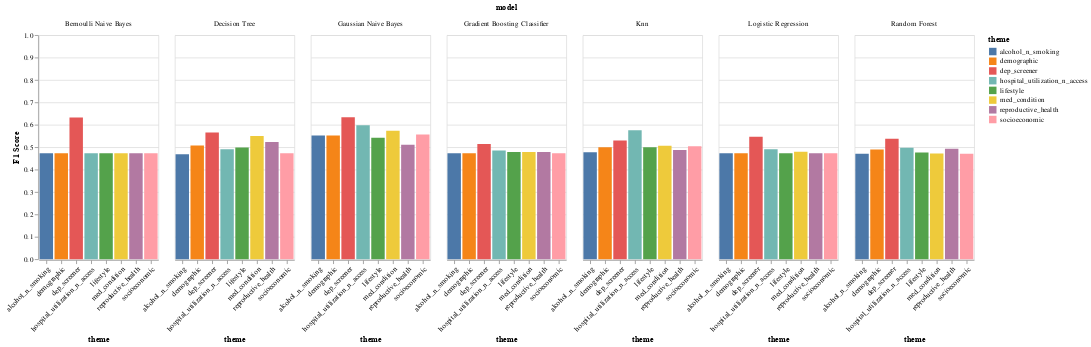

This figure's notebook cell:
### Code cell
by_theme_f1

### Figure 1 — Vega-Lite specification as saved in the notebook (floating-point values rounded to 4 significant figures)
{"config": {"view": {"continuousWidth": 400, "continuousHeight": 300}}, "data": {"name": "data-5e80e590d8b6b2cc2a412d959c4f21cb"}, "facet": {"field": "model", "type": "nominal"}, "spec": {"mark": "bar", "encoding": {"color": {"field": "theme", "type": "nominal"}, "x": {"axis": {"labelAngle": -45}, "field": "theme", "title": "theme", "type": "nominal"}, "y": {"field": "f1-score", "scale": {"domain": [0, 1]}, "title": "F1 Score", "type": "quantitative"}}}, "$schema": "https://vega.github.io/schema/vega-lite/v4.17.0.json", "datasets": {"data-5e80e590d8b6b2cc2a412d959c4f21cb": [{"model": "Bernoulli Naive Bayes", "grouping": "Macro Avg", "precision": 0.6145, "recall": 0.6752, "f1-score": 0.6324, "support": 1549.0, "accuracy": 0.827, "theme": "dep_screener"}, {"model": "Gaussian Naive Bayes", "grouping": "Macro Avg", "precision": 0.6186, "recall": 0.6605, "f1-score": 0.6337, "support": 1549.0, "accuracy": 0.8405, "theme": "dep_screener"}, {"model": "Decision Tree", "grouping": "Macro Avg", "precision": 0.5868, "recall": 0.5559, "f1-score": 0.5651, "support": 1549.0, "accuracy": 0.8677, "theme": "dep_screener"}, {"model": "Logistic Regression", "grouping": "Macro Avg", "precision": 0.6856, "recall": 0.5383, "f1-score": 0.5464, "support": 1549.0, "accuracy": 0.8961, "theme": "dep_screener"}, {"model": "Random Forest", "grouping": "Macro Avg", "precision": 0.6323, "recall": 0.5326, "f1-score": 0.5376, "support": 1549.0, "accuracy": 0.8909, "theme": "dep_screener"}, {"model": "Knn", "grouping": "Macro Avg", "precision": 0.641, "recall": 0.5281, "f1-score": 0.53, "support": 1549.0, "accuracy": 0.8928, "theme": "dep_screener"}, {"model": "Gradient Boosting Classifier", "grouping": "Macro Avg", "precision": 0.7198, "recall": 0.5199, "f1-score": 0.5137, "support": 1549.0, "accuracy": 0.898, "theme": "dep_screener"}, {"model": "Gaussian Naive Bayes", "grouping": "Macro Avg", "precision": 0.5858, "recall": 0.6502, "f1-score": 0.5976, "support": 1549.0, "accuracy": 0.7921, "theme": "hospital_utilization_n_access"}, {"model": "Knn", "grouping": "Macro Avg", "precision": 0.6928, "recall": 0.5578, "f1-score": 0.5756, "support": 1549.0, "accuracy": 0.8961, "theme": "hospital_utilization_n_access"}, {"model": "Random Forest", "grouping": "Macro Avg", "precision": 0.6997, "recall": 0.5111, "f1-score": 0.4968, "support": 1549.0, "accuracy": 0.8974, "theme": "hospital_utilization_n_access"}, {"model": "Decision Tree", "grouping": "Macro Avg", "precision": 0.6637, "recall": 0.508, "f1-score": 0.4908, "support": 1549.0, "accuracy": 0.8967, "theme": "hospital_utilization_n_access"}, {"model": "Logistic Regression", "grouping": "Macro Avg", "precision": 0.6369, "recall": 0.5076, "f1-score": 0.4905, "support": 1549.0, "accuracy": 0.8961, "theme": "hospital_utilization_n_access"}, {"model": "Gradient Boosting Classifier", "grouping": "Macro Avg", "precision": 0.7826, "recall": 0.5059, "f1-score": 0.4854, "support": 1549.0, "accuracy": 0.898, "theme": "hospital_utilization_n_access"}, {"model": "Bernoulli Naive Bayes", "grouping": "Macro Avg", "precision": 0.4487, "recall": 0.5, "f1-score": 0.4729, "support": 1549.0, "accuracy": 0.8974, "theme": "hospital_utilization_n_access"}, {"model": "Gaussian Naive Bayes", "grouping": "Macro Avg", "precision": 0.5469, "recall": 0.5712, "f1-score": 0.5515, "support": 1549.0, "accuracy": 0.7902, "theme": "alcohol_n_smoking"}, {"model": "Logistic Regression", "grouping": "Macro Avg", "precision": 0.4487, "recall": 0.5, "f1-score": 0.4729, "support": 1549.0, "accuracy": 0.8974, "theme": "alcohol_n_smoking"}, {"model": "Bernoulli Naive Bayes", "grouping": "Macro Avg", "precision": 0.4487, "recall": 0.5, "f1-score": 0.4729, "support": 1549.0, "accuracy": 0.8974, "theme": "alcohol_n_smoking"}, {"model": "Gradient Boosting Classifier", "grouping": "Macro Avg", "precision": 0.4486, "recall": 0.4996, "f1-score": 0.4728, "support": 1549.0, "accuracy": 0.8967, "theme": "alcohol_n_smoking"}, {"model": "Knn", "grouping": "Macro Avg", "precision": 0.4903, "recall": 0.4992, "f1-score": 0.477, "support": 1549.0, "accuracy": 0.8909, "theme": "alcohol_n_smoking"}, {"model": "Random Forest", "grouping": "Macro Avg", "precision": 0.4483, "recall": 0.4957, "f1-score": 0.4708, "support": 1549.0, "accuracy": 0.8896, "theme": "alcohol_n_smoking"}, {"model": "Decision Tree", "grouping": "Macro Avg", "precision": 0.4479, "recall": 0.4917, "f1-score": 0.4688, "support": 1549.0, "accuracy": 0.8825, "theme": "alcohol_n_smoking"}, {"model": "Decision Tree", "grouping": "Macro Avg", "precision": 0.5221, "recall": 0.5233, "f1-score": 0.5226, "support": 1549.0, "accuracy": 0.8192, "theme": "reproductive_health"}, {"model": "Gaussian Naive Bayes", "grouping": "Macro Avg", "precision": 0.511, "recall": 0.5132, "f1-score": 0.5113, "support": 1549.0, "accuracy": 0.8012, "theme": "reproductive_health"}, {"model": "Random Forest", "grouping": "Macro Avg", "precision": 0.5148, "recall": 0.5039, "f1-score": 0.4932, "support": 1549.0, "accuracy": 0.8793, "theme": "reproductive_health"}, {"model": "Knn", "grouping": "Macro Avg", "precision": 0.528, "recall": 0.5037, "f1-score": 0.4874, "support": 1549.0, "accuracy": 0.889, "theme": "reproductive_health"}, {"model": "Gradient Boosting Classifier", "grouping": "Macro Avg", "precision": 0.6156, "recall": 0.5024, "f1-score": 0.4789, "support": 1549.0, "accuracy": 0.8967, "theme": "reproductive_health"}, {"model": "Bernoulli Naive Bayes", "grouping": "Macro Avg", "precision": 0.4487, "recall": 0.5, "f1-score": 0.4729, "support": 1549.0, "accuracy": 0.8974, "theme": "reproductive_health"}, {"model": "Logistic Regression", "grouping": "Macro Avg", "precision": 0.4487, "recall": 0.5, "f1-score": 0.4729, "support": 1549.0, "accuracy": 0.8974, "theme": "reproductive_health"}, {"model": "Gaussian Naive Bayes", "grouping": "Macro Avg", "precision": 0.566, "recall": 0.6108, "f1-score": 0.5736, "support": 1549.0, "accuracy": 0.7863, "theme": "med_condition"}, {"model": "Decision Tree", "grouping": "Macro Avg", "precision": 0.5479, "recall": 0.5523, "f1-score": 0.5498, "support": 1549.0, "accuracy": 0.8263, "theme": "med_condition"}, {"model": "Knn", "grouping": "Macro Avg", "precision": 0.6265, "recall": 0.5149, "f1-score": 0.506, "support": 1549.0, "accuracy": 0.8941, "theme": "med_condition"}, {"model": "Logistic Regression", "grouping": "Macro Avg", "precision": 0.6989, "recall": 0.5028, "f1-score": 0.4791, "support": 1549.0, "accuracy": 0.8974, "theme": "med_condition"}, {"model": "Gradient Boosting Classifier", "grouping": "Macro Avg", "precision": 0.5112, "recall": 0.5006, "f1-score": 0.4778, "support": 1549.0, "accuracy": 0.8935, "theme": "med_condition"}, {"model": "Bernoulli Naive Bayes", "grouping": "Macro Avg", "precision": 0.4487, "recall": 0.5, "f1-score": 0.4729, "support": 1549.0, "accuracy": 0.8974, "theme": "med_condition"}, {"model": "Random Forest", "grouping": "Macro Avg", "precision": 0.4485, "recall": 0.4978, "f1-score": 0.4719, "support": 1549.0, "accuracy": 0.8935, "theme": "med_condition"}, {"model": "Gaussian Naive Bayes", "grouping": "Macro Avg", "precision": 0.5524, "recall": 0.5375, "f1-score": 0.542, "support": 1549.0, "accuracy": 0.8547, "theme": "lifestyle"}, {"model": "Knn", "grouping": "Macro Avg", "precision": 0.5886, "recall": 0.511, "f1-score": 0.4997, "support": 1549.0, "accuracy": 0.8922, "theme": "lifestyle"}, {"model": "Gradient Boosting Classifier", "grouping": "Macro Avg", "precision": 0.5202, "recall": 0.501, "f1-score": 0.4781, "support": 1549.0, "accuracy": 0.8941, "theme": "lifestyle"}, {"model": "Bernoulli Naive Bayes", "grouping": "Macro Avg", "precision": 0.4487, "recall": 0.5, "f1-score": 0.4729, "support": 1549.0, "accuracy": 0.8974, "theme": "lifestyle"}, {"model": "Logistic Regression", "grouping": "Macro Avg", "precision": 0.4486, "recall": 0.4996, "f1-score": 0.4728, "support": 1549.0, "accuracy": 0.8967, "theme": "lifestyle"}, {"model": "Decision Tree", "grouping": "Macro Avg", "precision": 0.4989, "recall": 0.4991, "f1-score": 0.4988, "support": 1549.0, "accuracy": 0.8257, "theme": "lifestyle"}, {"model": "Random Forest", "grouping": "Macro Avg", "precision": 0.4818, "recall": 0.4981, "f1-score": 0.4763, "support": 1549.0, "accuracy": 0.889, "theme": "lifestyle"}, {"model": "Gaussian Naive Bayes", "grouping": "Macro Avg", "precision": 0.5862, "recall": 0.5431, "f1-score": 0.5516, "support": 1549.0, "accuracy": 0.8748, "theme": "demographic"}, {"model": "Knn", "grouping": "Macro Avg", "precision": 0.5813, "recall": 0.5107, "f1-score": 0.4993, "support": 1549.0, "accuracy": 0.8915, "theme": "demographic"}, {"model": "Decision Tree", "grouping": "Macro Avg", "precision": 0.5082, "recall": 0.5071, "f1-score": 0.5073, "support": 1549.0, "accuracy": 0.8302, "theme": "demographic"}, {"model": "Logistic Regression", "grouping": "Macro Avg", "precision": 0.4487, "recall": 0.5, "f1-score": 0.4729, "support": 1549.0, "accuracy": 0.8974, "theme": "demographic"}, {"model": "Bernoulli Naive Bayes", "grouping": "Macro Avg", "precision": 0.4487, "recall": 0.5, "f1-score": 0.4729, "support": 1549.0, "accuracy": 0.8974, "theme": "demographic"}, {"model": "Gradient Boosting Classifier", "grouping": "Macro Avg", "precision": 0.4486, "recall": 0.4996, "f1-score": 0.4728, "support": 1549.0, "accuracy": 0.8967, "theme": "demographic"}, {"model": "Random Forest", "grouping": "Macro Avg", "precision": 0.4976, "recall": 0.4992, "f1-score": 0.4892, "support": 1549.0, "accuracy": 0.8709, "theme": "demographic"}, {"model": "Gaussian Naive Bayes", "grouping": "Macro Avg", "precision": 0.5633, "recall": 0.5521, "f1-score": 0.5565, "support": 1549.0, "accuracy": 0.8509, "theme": "socioeconomic"}, {"model": "Knn", "grouping": "Macro Avg", "precision": 0.5046, "recall": 0.504, "f1-score": 0.5039, "support": 1549.0, "accuracy": 0.8296, "theme": "socioeconomic"}, {"model": "Logistic Regression", "grouping": "Macro Avg", "precision": 0.4487, "recall": 0.5, "f1-score": 0.4729, "support": 1549.0, "accuracy": 0.8974, "theme": "socioeconomic"}, {"model": "Bernoulli Naive Bayes", "grouping": "Macro Avg", "precision": 0.4487, "recall": 0.5, "f1-score": 0.4729, "support": 1549.0, "accuracy": 0.8974, "theme": "socioeconomic"}, {"model": "Gradient Boosting Classifier", "grouping": "Macro Avg", "precision": 0.4486, "recall": 0.4996, "f1-score": 0.4728, "support": 1549.0, "accuracy": 0.8967, "theme": "socioeconomic"}, {"model": "Random Forest", "grouping": "Macro Avg", "precision": 0.4482, "recall": 0.4953, "f1-score": 0.4706, "support": 1549.0, "accuracy": 0.889, "theme": "socioeconomic"}, {"model": "Decision Tree", "grouping": "Macro Avg", "precision": 0.4653, "recall": 0.4931, "f1-score": 0.4734, "support": 1549.0, "accuracy": 0.8799, "theme": "socioeconomic"}]}}
